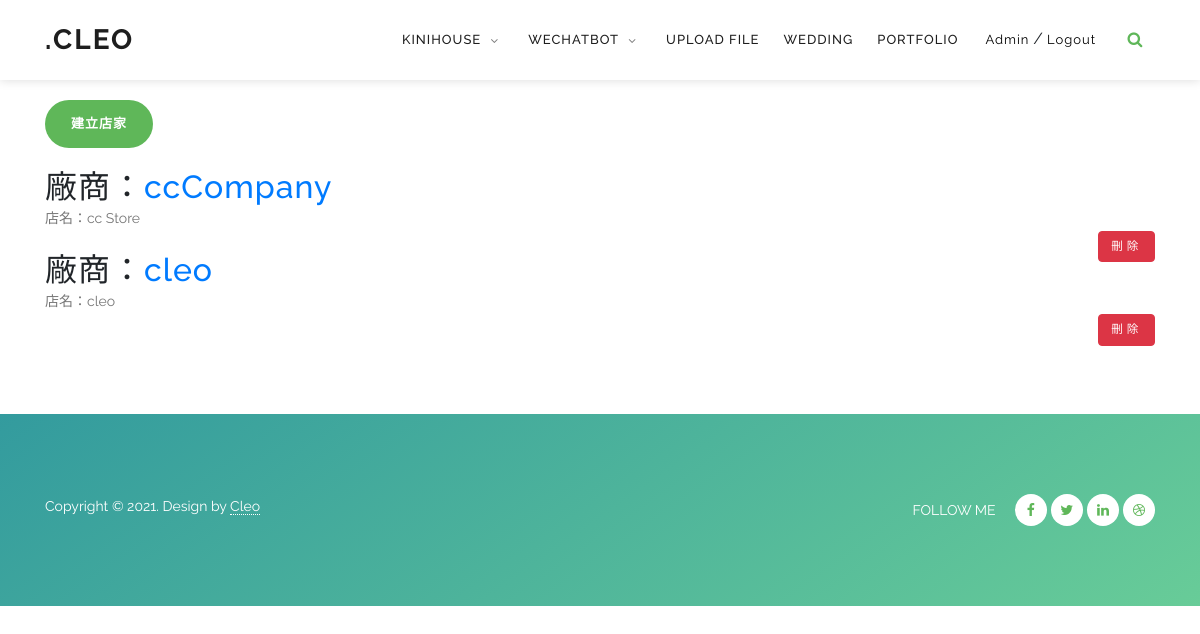
Screenshot of /Vendor/ (signed in) with the database file from the repository.
### Vendor/models.py (models this page shows, shortened)
class Vendor(models.Model):
    vendor_name = models.CharField(max_length = 20)    #供應商名稱
    store_name = models.CharField(max_length = 10)     #供應店家名稱
    phone_number = models.CharField(max_length = 20)   #店家電話號碼
    address = models.CharField(max_length = 100)       #店家地址
    owner = models.ForeignKey(settings.AUTH_USER_MODEL, null=True, related_name='owned_stores', on_delete=models.CASCADE)
    def can_user_delete(self, user): #--判斷owner--
        if not self.owner or self.owner == user:
            return True
        if user.has_perm('stores.delete_store'):
            return True
        return False
    def get_absolute_url(self): #--pk關聯--
        return reverse('VENDOR:vendor_detail', kwargs={'pk': self.pk})

### Vendor/views.py (the view)
# urls.py: path('', views.vendor_list, name='vendor_list'),                    #店家列表
@login_required
def vendor_list(request):
    vendors = Vendor.objects.all()
    context = {'vendor_list': vendors} # 建立 Dict對應到Vendor的資料，
    return render(request, 'vendor/vendor_list.html', context)

### Vendor/templatetags/vendors_tags.py (called while the page is built)
@register.filter
def deletable(vendor, user):
    return vendor.can_user_delete(user)

### Vendor/templates/vendor/vendor_list.html (shortened to what this page needs)
{% extends 'vendor/base.html' %}
{% load vendors_tags %}
{% load static %}
{% block content %}
  <a href="{% url 'VENDOR:vendor_create' %}" class="btn main-button-icon">建立店家</a>
  {% for vendor in vendor_list  %}
  <div class="vendor section-heading">
    <h2>廠商：<a href="{{ vendor.get_absolute_url }}">{{ vendor.vendor_name }}</a></h2>
    <p>店名：{{ vendor.store_name }}</p>
    {% if vendor|deletable:user %}
      <button data-href="{% url 'VENDOR:vendor_delete' vendor.pk %}"
      class="btn btn-danger pull-right btn-delete">刪除</button>
    {% endif %}
  </div>
  {% endfor %}
{% endblock content %}

### pages/static/css/index-templatemo-breezed.css (style rules this page uses)
html, body, div, span, applet, object, iframe, h1, h2, h3, h4, h5, h6, p, blockquote, div pre, a, abbr, acronym, address, big, cite, code, del, dfn, em, font, img, ins, kbd, q, s, samp, small, strike, strong, sub, sup, tt, var, b, u, i, center, dl, dt, dd, ol, ul, li, figure, header, nav, section, article, aside, footer, figcaption { margin: 0; padding: 0; border: 0; outline: 0; }
* { box-sizing: border-box; }
html, body { font-family: 'Raleway', sans-serif; font-weight: 400; background-color: #fff; font-size: 16px; -ms-text-size-adjust: 100%; -webkit-font-smoothing: antialiased; -moz-osx-font-smoothing: grayscale; }
a { text-decoration: none !important; }
h1, h2, h3, h4, h5, h6 { margin-top: 0px; margin-bottom: 0px; }
p { font-size: 14px; line-height: 25px; color: #777; }
html, body { background: #fff; font-family: 'Raleway', sans-serif; }
a.main-button-icon { font-size: 13px; border-radius: 25px; padding: 13px 25px; background-color: #5fb759; text-transform: uppercase; color: #fff; font-weight: 600; letter-spacing: 1px; -webkit-transition: all 0.3s ease 0s; -moz-transition: all 0.3s ease 0s; -o-transition: all 0.3s ease 0s; transition: all 0.3s ease 0s; }
.section-heading h2 { font-size: 32px; letter-spacing: 1px; margin-top: 20px; margin-bottom: 0px; }
*, *:before, *:after { -webkit-box-sizing: border-box; box-sizing: border-box; -webkit-font-smoothing: antialiased; -moz-osx-font-smoothing: grayscale; }

### rows the page displays
Vendor: vendor_name "ccCompany", store_name "cc Store", shows "刪除"
Vendor: vendor_name "cleo", store_name "cleo", shows "刪除"
